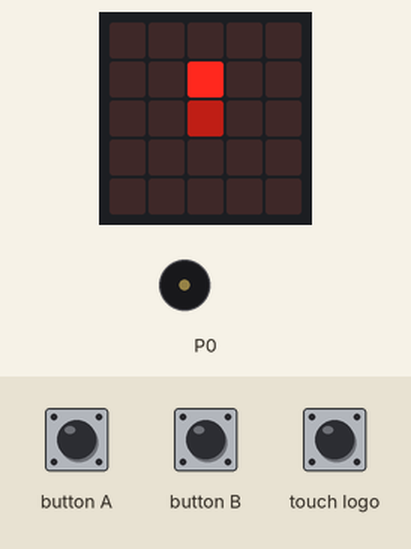
Recording of a program running on a simulated BBC micro:bit (MakeCode). Shown: the board's 5×5 LED display, buzzer (waves = sounding). Inputs (shaded band) come from the test bench. Random numbers come from a fixed seed.

Above: at 1.0 s.
1.3 s: button A pressed for 0.15 s
At 1.47 s:
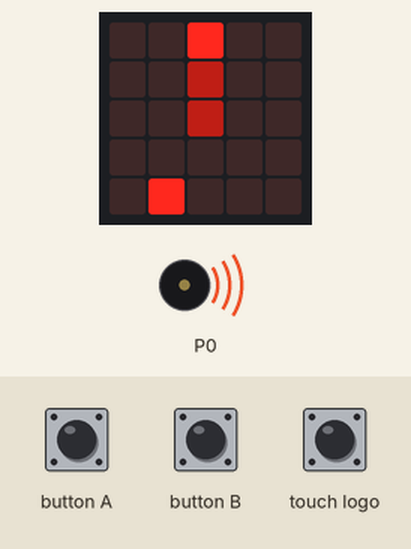
2.0 s: button B pressed for 0.15 s
At 2.17 s:
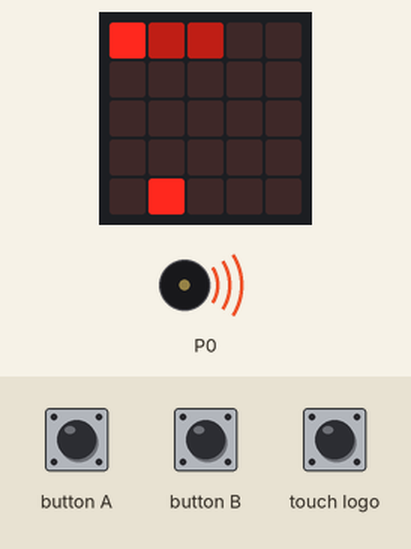
2.7 s: button A pressed for 0.15 s
At 2.87 s:
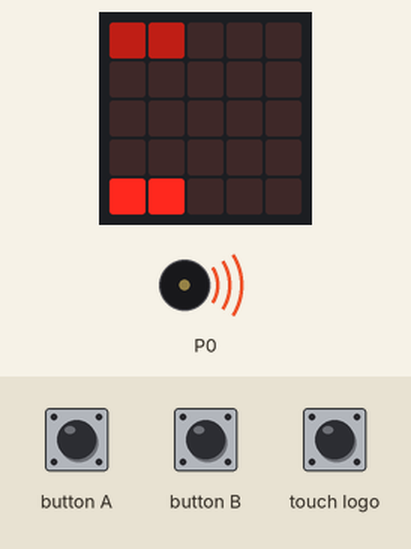
3.4 s: button B pressed for 0.15 s
4.1 s: button A pressed for 0.15 s
4.8 s: button B pressed for 0.15 s
At 5.5 s:
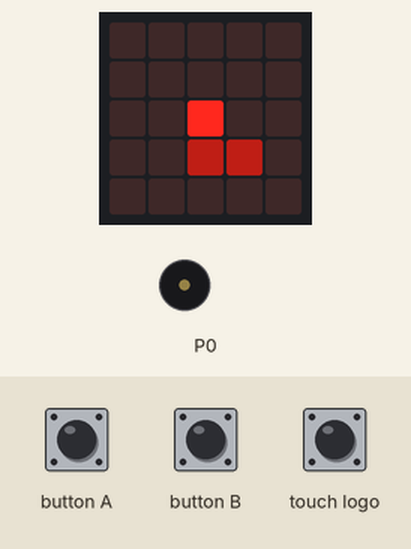
Timing chart, 0 to 8.1 s (numbered marks = the images above; inputs shaded):
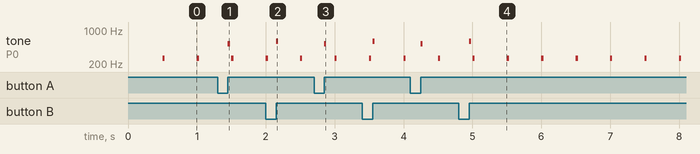

The program:

main.ts
```typescript
input.onLogoEvent(TouchButtonEvent.Pressed, function () {
    if (vol != 0) {
        vol = 0
    } else {
        vol = 1
    }
    music.setBuiltInSpeakerEnabled(vol != 0)
})
function setzeApfel () {
    while (true) {
        apfelx = randint(0, 4)
        apfely = randint(0, 4)
        if (!(apfelx == Posx && apfely == Posy)) {
            break;
        }
    }
}
input.onButtonPressed(Button.A, function () {
    music.playTone(523, music.beat(BeatFraction.Sixteenth))
    Richt = Richt - 1
    if (Richt < 0) {
        Richt += 4
    }
})
function fDx (Richtung: number) {
    if (Richtung == 0) {
        Erg = 0
    }
    if (Richtung == 1) {
        Erg = 1
    }
    if (Richtung == 2) {
        Erg = 0
    }
    if (Richtung == 3) {
        Erg = -1
    }
    return Erg
}
function fDy (Richtung: number) {
    if (Richtung == 0) {
        Erg = -1
    }
    if (Richtung == 1) {
        Erg = 0
    }
    if (Richtung == 2) {
        Erg = 1
    }
    if (Richtung == 3) {
        Erg = 0
    }
    return Erg
}
input.onButtonPressed(Button.B, function () {
    music.playTone(587, music.beat(BeatFraction.Sixteenth))
    Richt = Richt + 1
    if (Richt > 3) {
        Richt += -4
    }
})
function xyneu (xyalt: number, Dxy: number) {
    Erg = xyalt + Dxy
    while (Erg < 0) {
        Erg += 5
    }
    while (Erg > 4) {
        Erg += -5
    }
    return Erg
}
let Erg = 0
let apfely = 0
let apfelx = 0
let vol = 0
let Richt = 0
let Posy = 0
let Posx = 0
Posx = 2
Posy = 2
let xlist = [Posx]
let ylist = [Posy]
Richt = 0
let len = 3
let kollision = 0
let speed = 500
let time = 0
let punkte = 0
setzeApfel()
vol = 1
led.plot(Posx, Posy)
basic.pause(500)
loops.everyInterval(1000, function () {
    if (kollision == 0) {
        time += 1
    }
})
loops.everyInterval(50, function () {
    if (kollision == 0) {
        led.toggle(apfelx, apfely)
    }
})
basic.forever(function () {
    if (kollision == 1) {
        basic.showIcon(IconNames.No)
        basic.pause(100)
        basic.showNumber(punkte)
        basic.pause(1000)
    }
})
loops.everyInterval(speed, function () {
    if (kollision == 0) {
        led.plotBrightness(Posx, Posy, 82)
        Posx = xyneu(Posx, fDx(Richt))
        Posy = xyneu(Posy, fDy(Richt))
        xlist.unshift(Posx)
        ylist.unshift(Posy)
        if (Posx == apfelx && Posy == apfely) {
            punkte += 1
            len += 1
            music.playTone(523, music.beat(BeatFraction.Sixteenth))
            music.playTone(784, music.beat(BeatFraction.Sixteenth))
            setzeApfel()
        } else if (led.point(Posx, Posy)) {
            kollision = 1
            music.playTone(131, music.beat(BeatFraction.Double))
        } else {
            led.plot(Posx, Posy)
            music.playTone(262, music.beat(BeatFraction.Sixteenth))
            if (xlist.length > len) {
                led.unplot(xlist.pop(), ylist.pop())
            }
        }
    }
})
loops.everyInterval(5000, function () {
    if (kollision == 0) {
        speed = speed * 0.93
    }
})
```

test.ts
```typescript
// Hier kann man Tests durchführen; diese Datei wird nicht kompiliert, wenn dieses Paket als Erweiterung verwendet wird.
```

Measured:
- by itself, tone on P0: plays 587 Hz for 0.03 s, 262 Hz for 0.03 s, 262 Hz for 0.03 s, 262 Hz for 0.03 s, 262 Hz for 0.03 s, 262 Hz for 0.03 s … (8 notes in this stretch)
